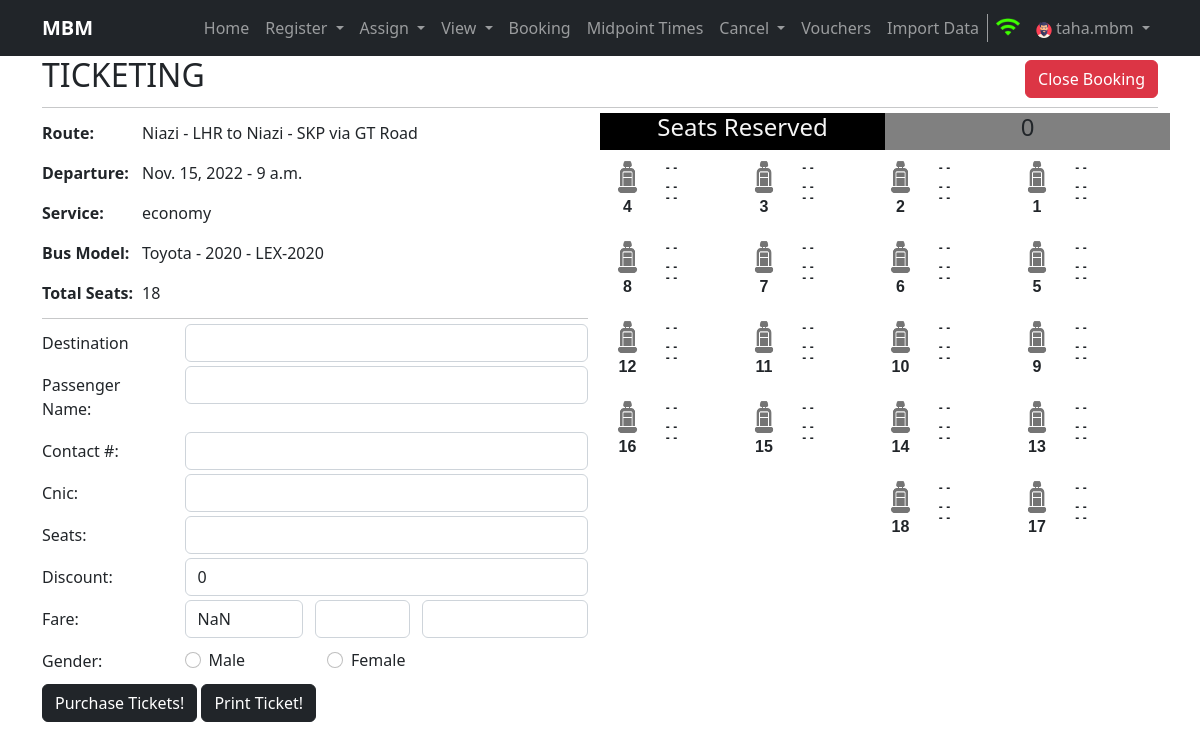
The page /ticketing/11 (signed in) on the database as committed earlier.
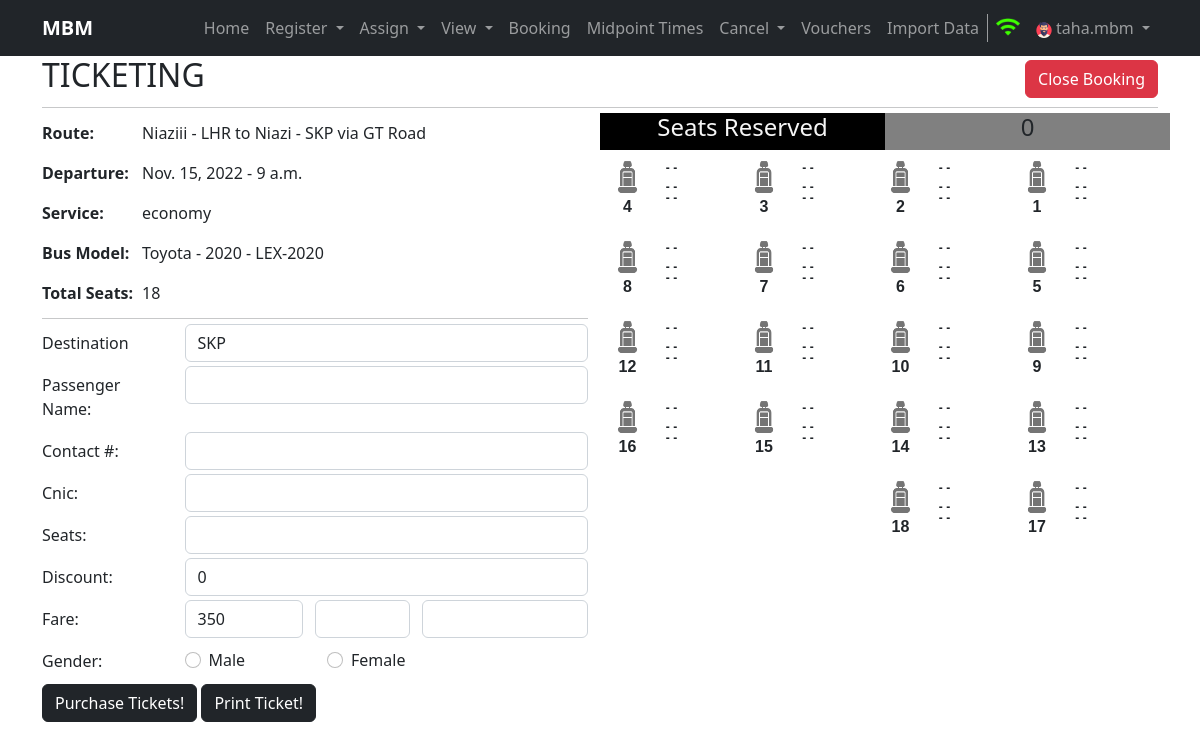
The same page on the database as committed later.
### home/models.py (models this page shows, shortened)
class Schedule(models.Model):
    departure = models.DateTimeField()
    arrival = models.DateTimeField()
    route_assg_bus = models.ForeignKey("RouteAssignedToBus", on_delete=models.CASCADE)
    mid_dept = models.CharField(max_length=500, default=None, null=True)
    status = models.BooleanField(default=True)
    created = models.DateTimeField(auto_now_add=True, editable=False, null=False, blank=False)
    last_modified = models.DateTimeField(auto_now_add=True, editable=False, null=False, blank=False)
    class Meta:
        verbose_name_plural = 'Schedule'

class RouteAssignedToBus(models.Model):
    bus = models.ForeignKey("Bus", on_delete=models.SET_NULL, null=True)
    route = models.ForeignKey("Route", on_delete=models.CASCADE)
    created = models.DateTimeField(auto_now_add=True, editable=False, null=False, blank=False)
    last_modified = models.DateTimeField(auto_now_add=True, editable=False, null=False, blank=False)
    class Meta:
        verbose_name_plural = 'RouteAssignedToBus'

class Route(models.Model):
    source = models.ForeignKey(Terminal, related_name='source_terminal', on_delete=models.CASCADE)
    destination = models.ForeignKey(Terminal, related_name='destination_terminal', on_delete=models.CASCADE)
    via = models.CharField(max_length=100)
    created = models.DateTimeField(auto_now_add=True, editable=False, null=False, blank=False)
    last_modified = models.DateTimeField(auto_now_add=True, editable=False, null=False, blank=False)
    class Meta:
        verbose_name_plural = 'Route'
    def __str__(self):
        return str(self.source) + ' to ' + str(self.destination) + ' via ' + self.via

class Terminal(models.Model):
    tcode = models.CharField(max_length=3, unique=True)
    name = models.CharField(max_length=100)
    city = models.CharField(max_length=100)
    address = models.CharField(max_length=150)
    created = models.DateTimeField(auto_now_add=True, editable=False, null=False, blank=False)
    last_modified = models.DateTimeField(auto_now_add=True, editable=False, null=False, blank=False)
    class Meta:
        verbose_name_plural = 'Terminal'
    def __str__(self):
        return self.name + ' - ' + self.city

class Bus(models.Model):
    bus_number = models.CharField(max_length=30, unique=True)
    seating_capacity = models.IntegerField()
    service_type = models.CharField(max_length=100)
    bus_model = models.CharField(max_length=100)
    created = models.DateTimeField(auto_now_add=True, editable=False, null=False, blank=False)
    last_modified = models.DateTimeField(auto_now_add=True, editable=False, null=False, blank=False)
    class Meta:
        verbose_name_plural = 'Bus'
    def __str__(self):
        return self.bus_model + ' - ' + self.bus_number

### home/views.py (the view)
# urls.py: path('ticketing/<int:schedule_id>', views.ticketing, name='ticketing'),
def ticketing(request, schedule_id):
    if request.user.is_anonymous:
        return redirect('/login')
    response = TicketingHandler.returnTicketing(request, schedule_id)
    if not response['result']:
        return schedule(response['request'])
    return render(response['request'], 'ticketing.html', response['result'])

### home/templatetags/myfilters.py (called while the page is built)
def Range(mx, mn=1):
    return range(mn,mx+1)

def returnrem(num,dv):
    return num%dv

def get_fare(fares):
    result = ''
    for fare in range(len(fares)):
        result += str(fares[fare].id) + ':' + str(fares[fare].fare)
        if fare != len(fares):
            result += ';'
    print(result)
    return result[:len(result)-1]

### templates/ticketing.html (shortened to what the changed rows need)
{% extends 'base.html' %}
{%block body%}
{% load myfilters %}
<div class="container">
    <div class="row">
        <div class="col-sm-6"><h2>TICKETING</h2></div>
    </div>
    <div class="row my-1">
        <div class="col-6">
            <table class="route-detail">
                <tr>
                    <th>Route:</th>
                    <td>{{schedule.route_assg_bus.route}}</td>
                </tr>
                <tr>
                    <th>Departure:</th>
                    <td>{{schedule.departure.date}} - {% if deptime %}{{deptime}}{% else %}{{schedule.departure.time}}{% endif %}</td>
                </tr>
                <tr>
                    <th>Service:</th>
                    <td>{{schedule.route_assg_bus.bus.service_type}}</td>
                </tr>
                <tr>
                    <th>Bus Model:</th>
                    <td>{{schedule.route_assg_bus.bus}}</td>
                </tr>
                <tr>
                    <th>Total Seats:</th>
                    <td>{{schedule.route_assg_bus.bus.seating_capacity}}</td>
                </tr>
            </table>
            <form method="post" name="ticketing" onsubmit="return validateForm(this.id)" id="ticketing-form" action="{% url 'ticketing' schedule_id=schedule.id %}">
                <div class="mb-1 row">
                    <div class="col-sm-9">
                      <select name="inputRoute" onchange="setFair(this.value);" class="form-control" id="inputRoute" required>
                        {% if fares %}
                           {% for fare in fares %}
                             <option value="{{fare.id}}">{{fare.destination.city}}</option>
                           {% endfor %}
                        {% endif %}
                      </select>
                    </div>
                  </div>
                <div class="mb-1 row">
                    <div class="col-sm-3">
                        <input readonly type="text" class="form-control" id="inputFare" value="{{fare}}">
                    </div>
                </div>
                </form>
        </div>
    </div>
</div>
{%endblock body%}

Rows that differ between the two databases and show on the page:
changed Schedule "economy": route_assg_bus.route "Niazi - LHR to Niazi - SKP via GT Road" → "Niaziii - LHR to Niazi - SKP via GT Road"
Other text that changed with them:
form field inputRoute: (not shown) → "SKP"
form field value: "NaN" → "350"
